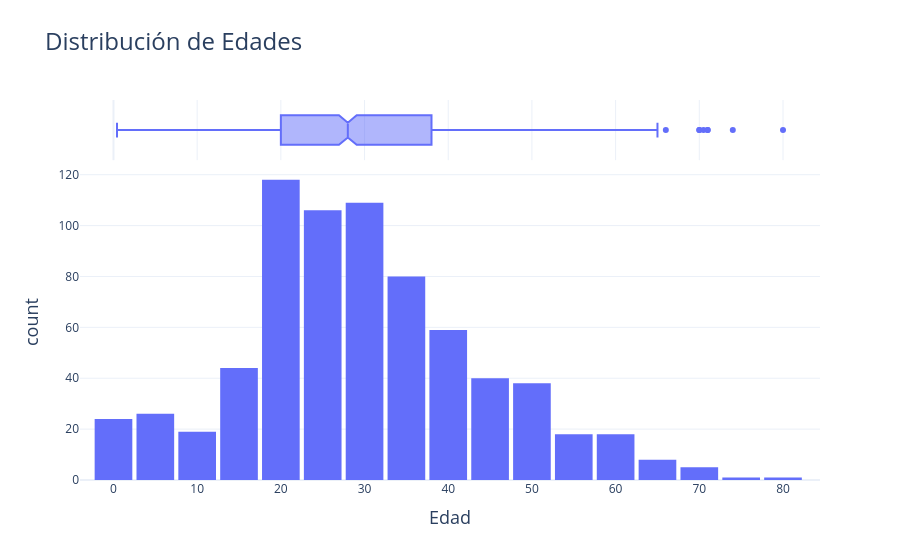

Write notebook code for a chart like this one.
### Code cell
# Crear el histograma interactivo con Plotly Express
fig = px.histogram(data, x='Age', nbins=30, title='Distribución de Edades',
                   labels={'Age': 'Edad', 'count': 'Frecuencia'},  # Etiquetas personalizadas
                   color_discrete_sequence=['#636EFA'],  # Color de las barras
                   marginal="box")  # Agregar un boxplot encima para resaltar la distribución

# Personalizar el diseño del gráfico
fig.update_layout(
    title_font_size=24,  # Tamaño del título
    xaxis_title_font_size=18,  # Tamaño de la etiqueta del eje X
    yaxis_title_font_size=18,  # Tamaño de la etiqueta del eje Y
    template='plotly_white',  # Estilo de fondo blanco limpio
    bargap=0.1  # Espaciado entre las barras
)

# Mostrar el gráfico
fig.show()

# Guardar el gráfico como archivo HTML (opcional)
fig.write_html('histogram_age.html')

### Figure 1 — Plotly figure (JSON) as saved in the notebook; plotly's stock layout.template omitted (floating-point values rounded to 4 significant figures; data arrays with more than 128 entries replaced by an {"elided": "..."} marker saying what was removed)
{"data": [{"alignmentgroup": "True", "bingroup": "x", "hovertemplate": "Edad=%{x}<br>count=%{y}<extra></extra>", "legendgroup": "", "marker": {"color": "#636EFA", "pattern": {"shape": ""}}, "name": "", "nbinsx": 30, "offsetgroup": "", "orientation": "v", "showlegend": false, "type": "histogram", "x": {"elided": "891 float values"}, "xaxis": "x", "yaxis": "y"}, {"alignmentgroup": "True", "hovertemplate": "Edad=%{x}<extra></extra>", "legendgroup": "", "marker": {"color": "#636EFA"}, "name": "", "notched": true, "offsetgroup": "", "showlegend": false, "type": "box", "x": {"elided": "891 float values"}, "xaxis": "x2", "yaxis": "y2"}], "layout": {"bargap": 0.1, "barmode": "relative", "legend": {"tracegroupgap": 0}, "title": {"font": {"size": 24}, "text": "Distribución de Edades"}, "xaxis": {"anchor": "y", "domain": [0, 1], "title": {"font": {"size": 18}, "text": "Edad"}}, "xaxis2": {"anchor": "y2", "domain": [0, 1], "matches": "x", "showgrid": true, "showticklabels": false}, "yaxis": {"anchor": "x", "domain": [0, 0.8316], "title": {"font": {"size": 18}, "text": "count"}}, "yaxis2": {"anchor": "x2", "domain": [0.8416, 1], "matches": "y2", "showgrid": false, "showline": false, "showticklabels": false, "ticks": ""}}}
